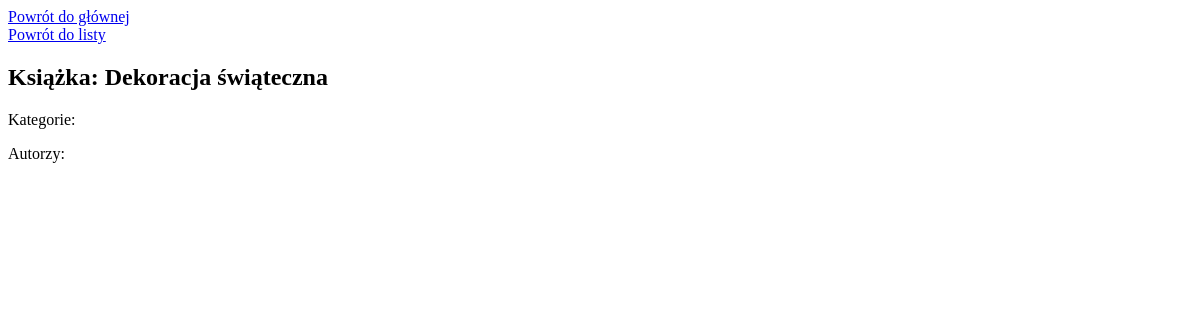
Before: /shelf/books/1/ with the older database file.
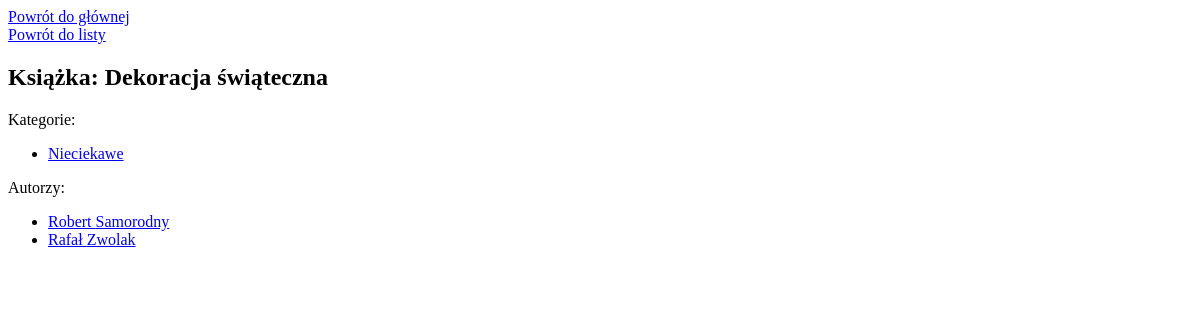
After: the same page with the newer database file.
### shelf/models.py (models this page shows, shortened)
class BookCategory(models.Model):
    name = models.CharField(max_length=50)

class Author(models.Model):
    first_name = models.CharField(max_length=20)
    second_name = models.CharField(max_length=50)

### shelf/views.py (the view)
# urls.py: url(r'^books/(?P<pk>\d+)\/$', BookDetailView.as_view(), name='book-detail'),
class BookDetailView(DetailView):
    model = Book

### shelf/templates/shelf/book_detail.html
{% extends "base.html" %}
{% block 'content' %}
<div><a href="{% url 'shelf:book-list'  %}"> Powrót do listy</a></div>
<div><h2>Książka: {{ object.title }}</h2></div>
<div>
    Kategorie:
    <ul>
    {% for category in object.categories.all %}
    <li>
         <a href="{% url 'shelf:category-detail' category.id %}"  >
        {{category.name}}
         </a>
    </li>
    {% endfor %}
        </ul>
</div>
<div>
    Autorzy:
    <ul>
    {% for author in object.authors.all %}
    <li>
        <a href="{% url 'shelf:author-detail' author.id %}"  >
        {{author.first_name}} {{author.second_name}}
        </a>
    </li>
    {% endfor %}
        </ul>
</div>
{% endblock %}

Changed rows visible on the page:
added BookCategory: name "Nieciekawe"
now on this page (row unchanged): Author: first_name "Robert", second_name "Samorodny"
now on this page (row unchanged): Author: first_name "Rafał", second_name "Zwolak"
